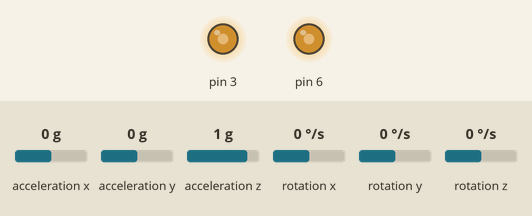
Bench run of a sketch on a simulated Arduino Uno, built with avr-gcc and run on an emulated ATmega328P. On the bench: output pins drawn as LEDs (lit = HIGH). Inputs (shaded band) come from the test bench; at power-on: acceleration x 0 g, acceleration y 0 g, acceleration z 1 g, rotation x 0 °/s, rotation y 0 °/s, rotation z 0 °/s.

Above: at 0.1 s.
Timing chart, 0 to 1.6 s (numbered marks = the images above):
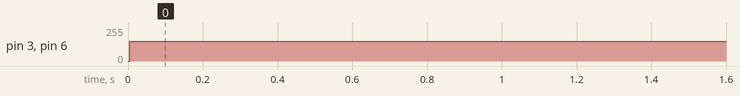

The sketch:

distance_pid2.ino
```cpp
#include <motor_control.h>
#include <MPU6050.h>
#include <State.h>

//Global Variables
#define SDA 4
#define SDA 5
#define MPU6050_ADDRESS 0*68;

MPU6050 sensor(SDA,SCL);

#include <PID_v1.h>
double base_motor_speed = 140;
double setpoint = 0;
double input;
double output;
double kp = 3.5;
double ki = 0.5;
double kd = 0.04;


PID controller(&input, &output, &setpoint, kp, ki, kd, AUTOMATIC);
State controller_state;

void setup() {
 Serial.begin(9600);
 sensor.initialize();
 sensor.update();

 controller.SetOutputLimits(-200,200);
 controller.SetSampleTime(50);
 controller.SetMode(1);

 controller_state.setLinearState(150);
 controller_state.setRotationState(90);
}

void loop() {
  sensor.update();
  input = sensor.get_ang_vel('z');

  controller.Compute();
  //controller_state.setLinearState(controller_state.getLinearState() * -1);
  //raw_motor_control(base_motor_speed + output + 50 , base_motor_speed - output);
  raw_motor_control(controller_state.getLinearState() + output, controller_state.getLinearState() - output);
  //Serial.println(controller_state.getLinearState());
  //Serial.print("output: ");
  //Serial.println(output);

}
```

Measured:
- by itself, pin 3, pin 6: 0/255 → 150/255 at 0.00 s
